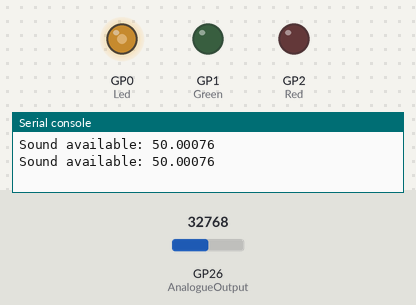
The program below on a simulated Raspberry Pi Pico running MicroPython. Parts: output pins drawn as LEDs (lit = HIGH), the last lines printed to the serial console. The test bench sets the inputs (shaded band); at power-on: GP26 (AnalogueOutput) = 32768 (analog values on the 0–65535 scale).

Above: at 1.2 s.
1.3 s: GP26 (AnalogueOutput) set to 45874
At 3.2 s:
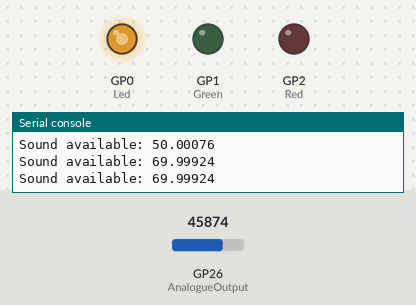
3.5 s: GP26 (AnalogueOutput) set to 57670
At 5.0 s:
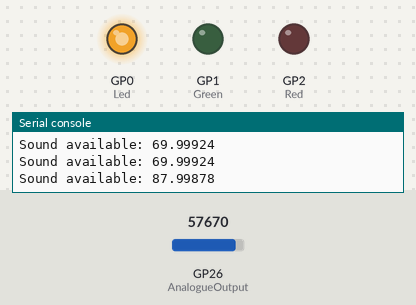
5.5 s: GP26 (AnalogueOutput) set to 7864
At 6.6 s:
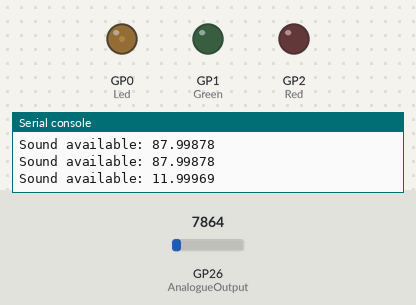
Timing chart, 0 to 8.5 s (numbered marks = the images above; inputs shaded):
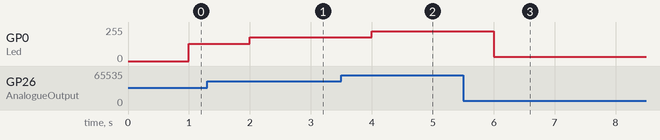

The program:

SoundsensorAnalogue.py
```python
import machine
import time
AnalogueOutput = machine.Pin(26,machine.Pin.IN)
Red = machine.Pin(2,machine.Pin.OUT)
Green = machine.Pin(1,machine.Pin.OUT)
Led = machine.PWM(machine.Pin(0))
Led.freq(1000)

Value=machine.ADC(0)

while True:
    Sound=(Value.read_u16()/65535*100)
    print("Sound available:",Sound)
    time.sleep(1)
    Led.duty_u16(Value.read_u16())
    
```

Measured:
- after the input at 1.3 s, GP0 (Led): 128/255 → 178/255 after 0.70 s
- after the input at 3.5 s, GP0 (Led): 178/255 → 224/255 after 0.50 s
- after the input at 5.5 s, GP0 (Led): 224/255 → 31/255 after 0.50 s
